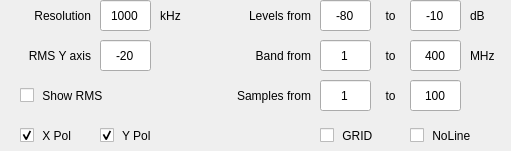
    <widget class="QWidget" name="ctrl_spectra" native="true">
     <property name="geometry">
      <rect>
       <x>630</x>
       <y>0</y>
       <width>511</width>
       <height>151</height>
      </rect>
     </property>
     <widget class="QLabel" name="qlabel_band_from">
      <property name="geometry">
       <rect>
        <x>220</x>
        <y>40</y>
        <width>91</width>
        <height>31</height>
       </rect>
      </property>
      <property name="text">
       <string>Band from</string>
      </property>
      <property name="alignment">
       <set>Qt::AlignRight|Qt::AlignTrailing|Qt::AlignVCenter</set>
      </property>
     </widget>
     <widget class="QLineEdit" name="qline_band_from">
      <property name="geometry">
       <rect>
        <x>320</x>
        <y>40</y>
        <width>51</width>
        <height>31</height>
       </rect>
      </property>
      <property name="text">
       <string>1</string>
      </property>
      <property name="alignment">
       <set>Qt::AlignCenter</set>
      </property>
     </widget>
     <widget class="QLabel" name="qlabel_band_to">
      <property name="geometry">
       <rect>
        <x>370</x>
        <y>40</y>
        <width>41</width>
        <height>31</height>
       </rect>
      </property>
      <property name="text">
       <string>to</string>
      </property>
      <property name="alignment">
       <set>Qt::AlignCenter</set>
      </property>
     </widget>
     <widget class="QLineEdit" name="qline_band_to">
      <property name="geometry">
       <rect>
        <x>410</x>
        <y>40</y>
        <width>51</width>
        <height>31</height>
       </rect>
      </property>
      <property name="text">
       <string>400</string>
      </property>
      <property name="alignment">
       <set>Qt::AlignCenter</set>
      </property>
     </widget>
     <widget class="QLabel" name="qlabel_band_unit">
      <property name="geometry">
       <rect>
        <x>470</x>
        <y>40</y>
        <width>41</width>
        <height>31</height>
       </rect>
      </property>
      <property name="layoutDirection">
       <enum>Qt::LeftToRight</enum>
      </property>
      <property name="text">
       <string>MHz</string>
      </property>
      <property name="alignment">
       <set>Qt::AlignLeading|Qt::AlignLeft|Qt::AlignVCenter</set>
      </property>
     </widget>
     <widget class="QLabel" name="qlabel_level_from">
      <property name="geometry">
       <rect>
        <x>220</x>
        <y>0</y>
        <width>91</width>
        <height>31</height>
       </rect>
      </property>
      <property name="text">
       <string>Levels from</string>
      </property>
      <property name="alignment">
       <set>Qt::AlignRight|Qt::AlignTrailing|Qt::AlignVCenter</set>
      </property>
     </widget>
     <widget class="QLineEdit" name="qline_level_min">
      <property name="geometry">
       <rect>
        <x>320</x>
        <y>0</y>
        <width>51</width>
        <height>31</height>
       </rect>
      </property>
      <property name="text">
       <string>-80</string>
      </property>
      <property name="alignment">
       <set>Qt::AlignCenter</set>
      </property>
     </widget>
     <widget class="QLabel" name="qlabel_level_to">
      <property name="geometry">
       <rect>
        <x>370</x>
        <y>0</y>
        <width>41</width>
        <height>31</height>
       </rect>
      </property>
      <property name="text">
       <string>to</string>
      </property>
      <property name="alignment">
       <set>Qt::AlignCenter</set>
      </property>
     </widget>
     <widget class="QLineEdit" name="qline_level_max">
      <property name="geometry">
       <rect>
        <x>410</x>
        <y>0</y>
        <width>51</width>
        <height>31</height>
       </rect>
      </property>
      <property name="text">
       <string>-10</string>
      </property>
      <property name="alignment">
       <set>Qt::AlignCenter</set>
      </property>
     </widget>
     <widget class="QLabel" name="qlabel_level_unit">
      <property name="geometry">
       <rect>
        <x>470</x>
        <y>0</y>
        <width>41</width>
        <height>31</height>
       </rect>
      </property>
      <property name="layoutDirection">
       <enum>Qt::LeftToRight</enum>
      </property>
      <property name="text">
       <string>dB</string>
      </property>
      <property name="alignment">
       <set>Qt::AlignLeading|Qt::AlignLeft|Qt::AlignVCenter</set>
      </property>
     </widget>
     <widget class="QLabel" name="qlabel_rbw_unit">
      <property name="geometry">
       <rect>
        <x>150</x>
        <y>0</y>
        <width>41</width>
        <height>31</height>
       </rect>
      </property>
      <property name="layoutDirection">
       <enum>Qt::LeftToRight</enum>
      </property>
      <property name="text">
       <string>kHz</string>
      </property>
      <property name="alignment">
       <set>Qt::AlignCenter</set>
      </property>
     </widget>
     <widget class="QLineEdit" name="qline_rbw">
      <property name="geometry">
       <rect>
        <x>100</x>
        <y>0</y>
        <width>51</width>
        <height>31</height>
       </rect>
      </property>
      <property name="statusTip">
       <string/>
      </property>
      <property name="text">
       <string>1000</string>
      </property>
      <property name="alignment">
       <set>Qt::AlignCenter</set>
      </property>
     </widget>
     <widget class="QLabel" name="qlabel_rbw">
      <property name="geometry">
       <rect>
        <x>0</x>
        <y>0</y>
        <width>91</width>
        <height>31</height>
       </rect>
      </property>
      <property name="toolTip">
       <string/>
      </property>
      <property name="statusTip">
       <string/>
      </property>
      <property name="whatsThis">
       <string>Comma separated single channels, dash separated for series. Example: 1-4,9,12</string>
      </property>
      <property name="text">
       <string>Resolution</string>
      </property>
      <property name="alignment">
       <set>Qt::AlignRight|Qt::AlignTrailing|Qt::AlignVCenter</set>
      </property>
     </widget>
     <widget class="QCheckBox" name="qcheck_xpol_sp">
      <property name="geometry">
       <rect>
        <x>20</x>
        <y>120</y>
        <width>61</width>
        <height>31</height>
       </rect>
      </property>
      <property name="text">
       <string> X Pol</string>
      </property>
      <property name="checked">
       <bool>true</bool>
      </property>
     </widget>
     <widget class="QCheckBox" name="qcheck_ypol_sp">
      <property name="geometry">
       <rect>
        <x>100</x>
        <y>120</y>
        <width>61</width>
        <height>31</height>
       </rect>
      </property>
      <property name="text">
       <string> Y Pol</string>
      </property>
      <property name="checked">
       <bool>true</bool>
      </property>
     </widget>
     <widget class="QCheckBox" name="qcheck_rms">
      <property name="enabled">
       <bool>true</bool>
      </property>
      <property name="geometry">
       <rect>
        <x>20</x>
        <y>80</y>
        <width>101</width>
        <height>31</height>
       </rect>
      </property>
      <property name="text">
       <string> Show RMS</string>
      </property>
      <property name="checked">
       <bool>false</bool>
      </property>
     </widget>
     <widget class="QLineEdit" name="qline_rms_pos">
      <property name="geometry">
       <rect>
        <x>100</x>
        <y>40</y>
        <width>51</width>
        <height>31</height>
       </rect>
      </property>
      <property name="statusTip">
       <string/>
      </property>
      <property name="text">
       <string>-20</string>
      </property>
      <property name="alignment">
       <set>Qt::AlignCenter</set>
      </property>
     </widget>
     <widget class="QLabel" name="qlabel_band_from_4">
      <property name="geometry">
       <rect>
        <x>10</x>
        <y>40</y>
        <width>81</width>
        <height>31</height>
       </rect>
      </property>
      <property name="text">
       <string>RMS Y axis</string>
      </property>
      <property name="alignment">
       <set>Qt::AlignRight|Qt::AlignTrailing|Qt::AlignVCenter</set>
      </property>
     </widget>
     <widget class="QCheckBox" name="qcheck_spectra_noline">
      <property name="geometry">
       <rect>
        <x>410</x>
        <y>120</y>
        <width>71</width>
        <height>31</height>
       </rect>
      </property>
      <property name="text">
       <string> NoLine</string>
      </property>
      <property name="checked">
       <bool>false</bool>
      </property>
     </widget>
     <widget class="QCheckBox" name="qcheck_spectra_grid">
      <property name="enabled">
       <bool>true</bool>
      </property>
      <property name="geometry">
       <rect>
        <x>320</x>
        <y>120</y>
        <width>61</width>
        <height>31</height>
       </rect>
      </property>
      <property name="text">
       <string> GRID</string>
      </property>
      <property name="checked">
       <bool>false</bool>
      </property>
     </widget>
     <widget class="QLineEdit" name="qline_avg_sample_stop">
      <property name="geometry">
       <rect>
        <x>410</x>
        <y>80</y>
        <width>51</width>
        <height>31</height>
       </rect>
      </property>
      <property name="text">
       <string>100</string>
      </property>
      <property name="alignment">
       <set>Qt::AlignCenter</set>
      </property>
     </widget>
     <widget class="QLabel" name="qlabel_sample_from_7">
      <property name="geometry">
       <rect>
        <x>210</x>
        <y>80</y>
        <width>101</width>
        <height>31</height>
       </rect>
      </property>
      <property name="text">
       <string>Samples from</string>
      </property>
      <property name="alignment">
       <set>Qt::AlignRight|Qt::AlignTrailing|Qt::AlignVCenter</set>
      </property>
     </widget>
     <widget class="QLabel" name="qlabel_sample_to_7">
      <property name="geometry">
       <rect>
        <x>370</x>
        <y>80</y>
        <width>41</width>
        <height>31</height>
       </rect>
      </property>
      <property name="text">
       <string>to</string>
      </property>
      <property name="alignment">
       <set>Qt::AlignCenter</set>
      </property>
     </widget>
     <widget class="QLineEdit" name="qline_avg_sample_start">
      <property name="geometry">
       <rect>
        <x>320</x>
        <y>80</y>
        <width>51</width>
        <height>31</height>
       </rect>
      </property>
      <property name="text">
       <string>1</string>
      </property>
      <property name="alignment">
       <set>Qt::AlignCenter</set>
      </property>
     </widget>
    </widget>
